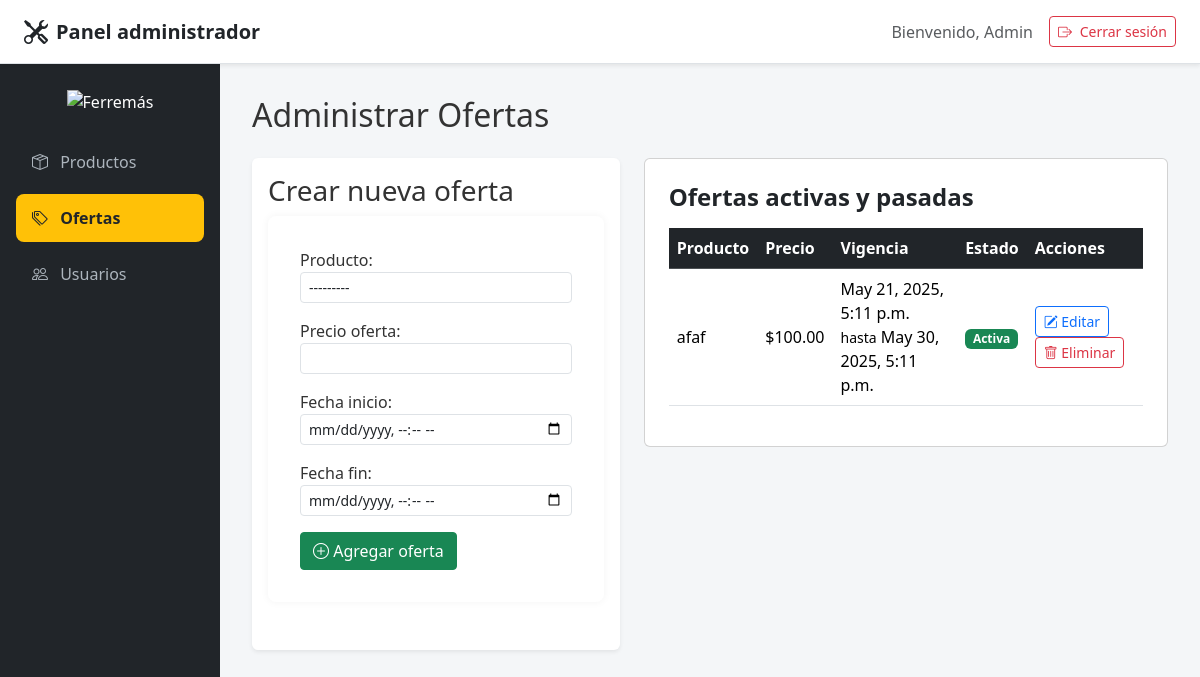
/adminpanel/ofertas/ (signed in), run on an earlier commit of the app's database.
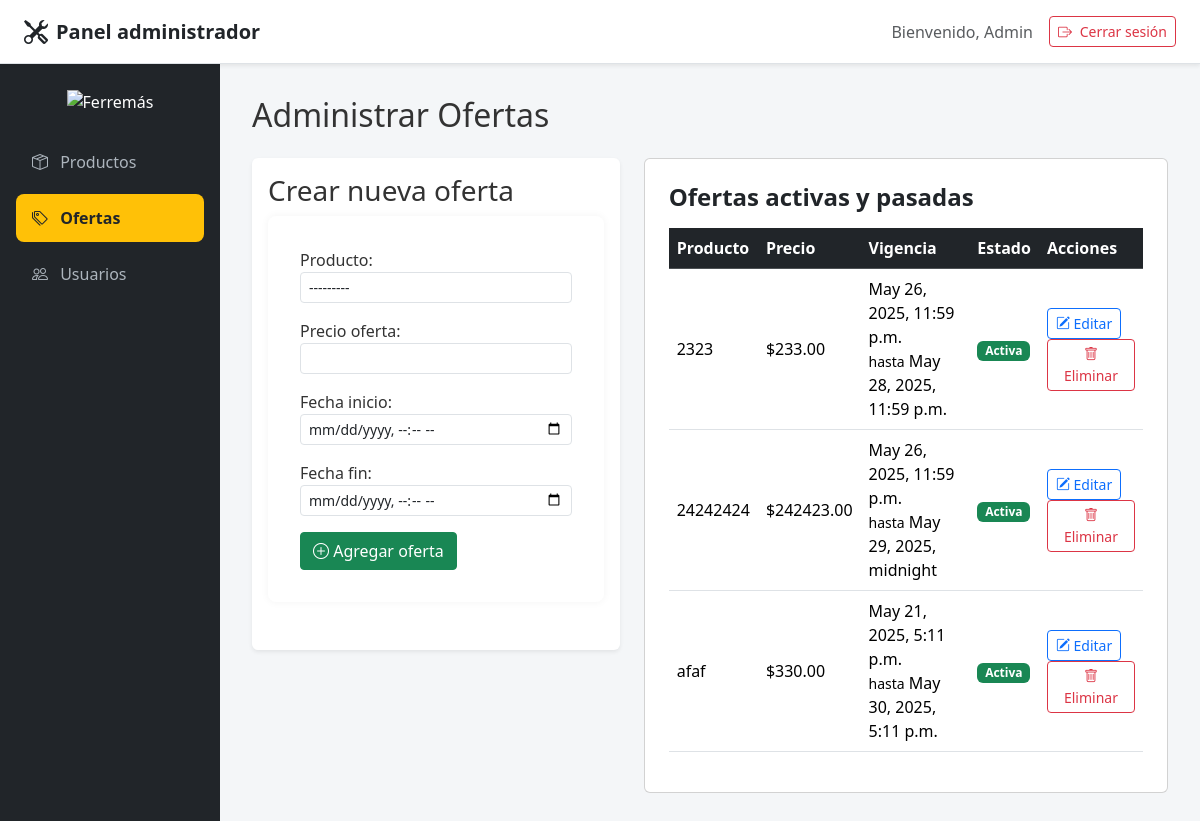
And on a later commit of the database.
### tienda/models.py (models this page shows, shortened)
class Oferta(models.Model):
    producto = models.ForeignKey(Producto, on_delete=models.CASCADE, related_name='ofertas')
    precio_oferta = models.DecimalField(max_digits=10, decimal_places=2)
    fecha_inicio = models.DateTimeField()
    fecha_fin = models.DateTimeField()
    def esta_activa(self):
        ahora = timezone.now()
        return self.fecha_inicio <= ahora <= self.fecha_fin

class Producto(models.Model):
    CATEGORIAS = [
        ('herramientas', 'Herramientas'),
        ('herramientas_electricas', 'Herramientas Eléctricas'),
        ('herramientas_manuales', 'Herramientas Manuales'),
        ('materiales', 'Materiales'),
        ('accesorios', 'Accesorios'),
        ('pinturas', 'Pinturas'),
        ('electricidad', 'Electricidad'),
        ('inalambricas', 'Inalámbricas'),
        ('medicion', 'Medición'),
    ]
    nombre = models.CharField(max_length=255)
    descripcion = models.TextField()
    categoria = models.CharField(max_length=100, choices=CATEGORIAS)
    stock = models.IntegerField()
    imagen = models.ImageField(upload_to='static/productos/')
    activo = models.BooleanField(default=True)
    def __str__(self):
        return self.nombre

### adminpanel/views.py (the view)
# urls.py: path('ofertas/', views.panel_ofertas, name='panel_ofertas'),
@login_required
@user_passes_test(lambda u: u.is_staff)
def panel_ofertas(request):
    ofertas = Oferta.objects.all().order_by('-fecha_inicio')
    if request.method == 'POST':
        form = OfertaForm(request.POST)
        if form.is_valid():
            form.save()
            messages.success(request, "Oferta creada correctamente.")
            return redirect('panel_ofertas')
    else:
        form = OfertaForm()
    return render(request, 'adminpanel/panel_ofertas.html', {
        'ofertas': ofertas,
        'form': form
    })

### tienda/forms.py
class OfertaForm(forms.ModelForm):
    class Meta:
        model = Oferta
        fields = ['producto', 'precio_oferta', 'fecha_inicio', 'fecha_fin']
        widgets = {
            'producto': forms.Select(attrs={'class': 'form-control form-control-sm'}),
            'precio_oferta': forms.NumberInput(attrs={'class': 'form-control form-control-sm'}),
            'fecha_inicio': forms.DateTimeInput(attrs={'type': 'datetime-local', 'class': 'form-control form-control-sm'}),
            'fecha_fin': forms.DateTimeInput(attrs={'type': 'datetime-local', 'class': 'form-control form-control-sm'}),
        }

### tienda/context_processors.py (called while the page is built, shortened)
def carrito_context(request):
    carrito = request.session.get('carrito', {})
    items = []
    total = 0
    return {
        'carrito_items': items,
        'carrito_total': total
    }

### adminpanel/templates/adminpanel/panel_ofertas.html (shortened to what this page needs)
{% extends 'base_admin.html' %}
{% block content %}
<h2 class="mb-4">Administrar Ofertas</h2>
<div class="row">
  <div class="col-md-5">
    <div class="p-3 bg-white rounded shadow-sm mb-4">
      <h3>Crear nueva oferta</h3>
      <form method="POST">
        {{ form.as_p }}
        <button type="submit" class="btn btn-success">
          <i class="bi bi-plus-circle"></i> Agregar oferta
        </button>
      </form>
    </div>
  </div>
  <div class="col-md-7">
    <div class="card p-4">
  <h4 class="fw-bold mb-3">Ofertas activas y pasadas</h4>
  <div class="table-responsive">
    <table class="table table-hover align-middle">
      <thead class="table-dark">
        <tr>
          <th>Producto</th>
          <th>Precio</th>
          <th>Vigencia</th>
          <th>Estado</th>
          <th>Acciones</th>
        </tr>
      </thead>
      <tbody>
        {% for oferta in ofertas %}
        <tr>
          <td>{{ oferta.producto.nombre }}</td>
          <td>${{ oferta.precio_oferta }}</td>
          <td>
            {{ oferta.fecha_inicio }}<br>
            <small>hasta</small> {{ oferta.fecha_fin }}
          </td>
          <td>
            {% if oferta.esta_activa %}
              <span class="badge bg-success">Activa</span>
            {% else %}
              <span class="badge bg-secondary">Expirada</span>
            {% endif %}
          </td>
          <td>
            <a href="{% url 'editar_oferta' oferta.id %}" class="btn btn-sm btn-outline-primary me-2">
              <i class="bi bi-pencil-square"></i> Editar
            </a>
            <a href="{% url 'eliminar_oferta' oferta.id %}" class="btn btn-sm btn-outline-danger"
                onclick="return confirm('¿Seguro que quieres eliminar esta oferta?')">
              <i class="bi bi-trash"></i> Eliminar
            </a>
          </td>
        </tr>
        {% endfor %}
      </tbody>
    </table>
  </div>
</div>
</div>
  </div>
</div>
{% endblock %}

What changed in the data, as far as the page shows it:
added Oferta: producto.nombre "2323", precio_oferta "233.00", fecha_inicio "May 26, 2025, 11:59 p.m.", fecha_fin "May 28, 2025, 11:59 p.m.", shows "Activa"
added Oferta: producto.nombre "24242424", precio_oferta "242423.00", fecha_inicio "May 26, 2025, 11:59 p.m.", fecha_fin "May 29, 2025, midnight", shows "Activa"
changed Oferta "May 21, 2025, 5:11 p.m.": precio_oferta "100.00" → "330.00"
